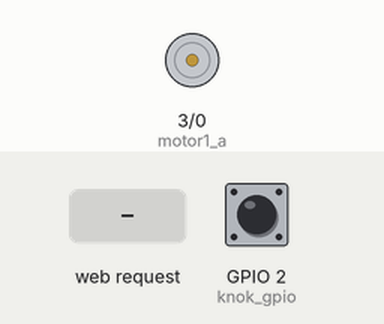
This sketch was run on a simulated ESP8266 (NodeMCU). On the bench: motor-driver pin pairs drawn as motors (green arrow = first pin HIGH = forward, orange = second pin HIGH = backward, longer = more drive). Inputs (shaded band) come from the test bench; at power-on: GPIO 2 (knok_gpio) HIGH. WiFi joins after 1.5 s; servers stay silent unless stated; what the sketch prints to the serial monitor is not drawn.

Above: at 2.7 s.
2.8 s: HTTP request GET /run received
At 4.0 s:
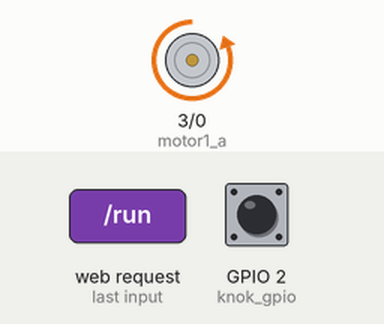
4.3 s: GPIO 2 (knok_gpio) pulsed LOW 5 times (0.12 s each, 0.3 s apart)
At 6.3 s:
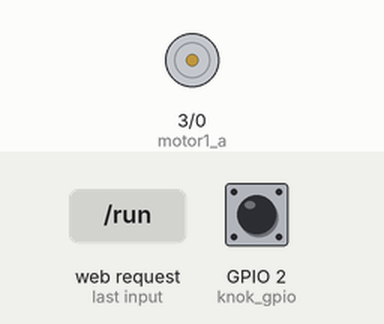
Timing chart, 0 to 7.8 s (numbered marks = the images above; inputs shaded):
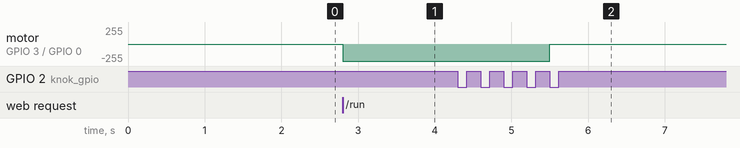

Measured:
- after the input at 2.8 s, motor on GPIO 3 (motor1_a) / GPIO 0 (motor1_b): stopped → backward 255/255 at once
- after the input at 4.3 s, motor on GPIO 3 (motor1_a) / GPIO 0 (motor1_b): backward 255/255 → stopped after 1.2 s

The sketch:

web_smart_feeder.ino
```cpp
#include <ESP8266WiFi.h>


#define motor1_a 3
#define motor1_b 0
#define knok     4


#define motor1_a_gpio 3
#define motor1_b_gpio 0
#define knok_gpio     2

const int degree = 180; //Количество градусов для поворота мешалки

volatile int count_knok = 0;
unsigned long t = 0;
int knoks = 0;

const char* ssid = "robocenter";
const char* password = "retnecobor";
void ICACHE_RAM_ATTR knoking();

String page = "<meta charset='utf-8'><p>Покормить кота</p> <a href=\"run\"><button>Кормить</button></a>";

WiFiServer server(80);

void motor_stop()
{
  digitalWrite(motor1_a_gpio, 0);
  digitalWrite(motor1_b_gpio, 0);
}

void motor_run()
{
  digitalWrite(motor1_a_gpio, 0);
  digitalWrite(motor1_b_gpio, 1);
}


int is_knok_0, is_knok = 1;

int how_knok(int degreeds)
{
  return degreeds / 90;
}

void knoking()
{
  if (millis() - t >= 1000)
  {
    count_knok++;
    t = millis();
  }
}

String redirect = "<script>window.location.href = 'http://";

String IpAddress2String(const IPAddress& ipAddress)
{
  return String(ipAddress[0]) + String(".") + \
         String(ipAddress[1]) + String(".") + \
         String(ipAddress[2]) + String(".") + \
         String(ipAddress[3])  ;
}

void setup()
{
  Serial.begin(115200);

  pinMode(motor1_a, OUTPUT);
  pinMode(motor1_b, OUTPUT);
  pinMode(knok, INPUT_PULLUP);
  attachInterrupt(digitalPinToInterrupt(2), knoking, FALLING);
  t = millis();
  motor_stop();
  knoks = how_knok(degree);

  WiFi.begin(ssid, password);


  while (WiFi.status() != WL_CONNECTED) {
    delay(500);
    Serial.print(".");
  }

  //server.begin();
  String myIP = IpAddress2String(WiFi.localIP());
  redirect = redirect + myIP;
  redirect = redirect + "';</script>";
  Serial.println(WiFi.localIP());
  Serial.println("HTTP server started");
  Serial.println(redirect);
  server.begin();

}


void loop()
{

  motor_stop();
  count_knok != 0 ? count_knok = 0 : count_knok = 0;
  WiFiClient client = server.available();
  if (client)
  {
    client.println("HTTP/1.1 200 OK");
    client.println("Content-Type: text/html");
    client.println("");
    client.println("<meta charset='utf-8'>");
    client.println("<p>Покормить кота</p>");
    client.println("<a href=\"run\" style='text-decoration: none;'><button style='width:40%; height:30%; display:block; margin:auto; background-color: coral;'>Кормить</button></a>");
    String request = client.readStringUntil('\r');
    if (request.indexOf("/run") != -1)
    {
      yield();
      knoks = how_knok(degree);
      if (!digitalRead(2))
      {
        knoks++;
      }
      while ((count_knok < knoks) and client)
      {
        yield();
        delay(0);
        motor_run();

        Serial.print(count_knok);
        Serial.print(" ");
        Serial.print(digitalRead(knok_gpio));
        Serial.print('\n');
      }
      Serial.println("not yet");
      motor_stop();
      count_knok = 0;
      Serial.println("all right");
      client.println(redirect);
    }
  }

}
```
